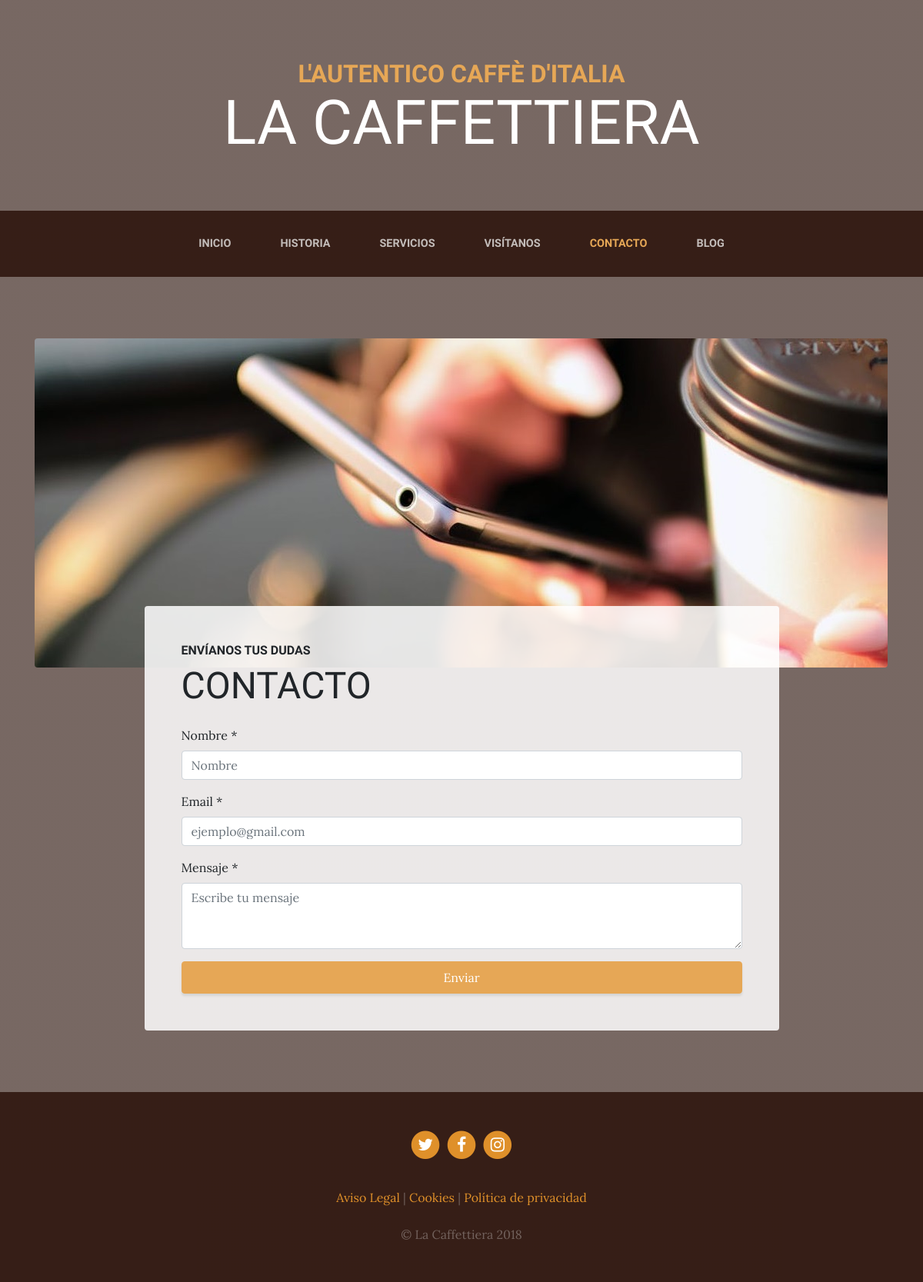
Page /contact/ on the committed database.
### pages/models.py (models this page shows, shortened)
class Page(models.Model):
    title = models.CharField(max_length=100)
    content = models.TextField()
    order = models.SmallIntegerField(default=0)
    created = models.DateTimeField(auto_now_add=True)
    updated = models.DateTimeField(auto_now=True)

### contact/views.py (the view, shortened to what this page needs)
# urls.py: path("", views.contact, name="contact"),
def contact(request):
    contact_form = ContactForm()
    return render(request,"contact/contact.html",{"form":contact_form})

### contact/forms.py
class ContactForm(forms.Form):
    name = forms.CharField(label="Nombre", required=True, widget=forms.TextInput(attrs={'class':'form-control',"placeholder":"Nombre"}), min_length=3, max_length=100)
    email = forms.EmailField(label="Email", required=True, widget=forms.EmailInput(attrs={'class':'form-control',"placeholder":"ejemplo@gmail.com"}), min_length=3, max_length=100)
    content = forms.CharField(label="Mensaje", required=True, widget=forms.Textarea(attrs={'class':'form-control',"rows": 3 ,"placeholder":"Escribe tu mensaje"}), min_length=3, max_length=100)

### pages/templatetags/pages_extras.py (called while the page is built)
@register.simple_tag
def get_page_list():
    pages = Page.objects.all()
    return pages

### social/processors.py (called while the page is built)
def context_dict(request):
    ctx = {}
    links = Link.objects.all()
    for link in links:
        ctx[link.key] = link.url
    return ctx

### contact/templates/contact/contact.html (shortened to what this page needs)
{% extends 'core/base.html' %}
{% load static %}
{% block content %}
<section class="page-section about-heading">
  <div class="container">
    <img class="img-fluid rounded about-heading-img mb-3 mb-lg-0" src="{% static 'core/img/contact.jpg' %}" alt="">
    <div class="about-heading-content">
      <div class="row">
        <div class="col-xl-9 col-lg-10 mx-auto">
          <div class="bg-faded rounded p-5">
            <h2 class="section-heading mb-4">
              <span class="section-heading-upper">Envíanos tus dudas</span>
              <span class="section-heading-lower">Contacto</span>
            </h2>
              <form action="" method="POST">
                <div class="form-group">
                    <label>Nombre *</label>
                    <div class="input-group">
                        {{form.name}}
                    </div>
                </div>
                <div class="form-group">
                    <label>Email *</label>
                    <div class="input-group">
                        {{form.email}}
                    </div>
                </div>
                <div class="form-group">
                    <label>Mensaje *</label>
                    <div class="input-group">
                        {{form.content}}
                    </div>
                </div>
                <div class="text-center">
                    <input type="submit" class="btn btn-primary btn-block py-2" value="Enviar">
                </div>
            </form>
          </div>
        </div>
      </div>
    </div>
  </div>
</section>
{% endblock %}

### core/templates/core/base.html (shortened to what this page needs)
<!DOCTYPE html>
<html lang="es">
  <head>
    {% load static %}
    <link href="{% static 'core/vendor/bootstrap/css/bootstrap.min.css' %}" rel="stylesheet">
    <link href="{% static 'core/vendor/font-awesome/css/font-awesome.min.css' %}" rel="stylesheet" type="text/css">
    <link href="{% static 'core/css/business-casual.css' %}" rel="stylesheet">
  </head>
  <body>
    <h1 class="site-heading text-center text-white d-none d-lg-block">
      <span class="site-heading-upper text-primary mb-3">L'autentico caffè d'italia</span>
      <span class="site-heading-lower">La Caffettiera</span>
    </h1>
    <nav class="navbar navbar-expand-lg navbar-dark py-lg-4" id="mainNav">
      <div class="container">
        <div class="collapse navbar-collapse" id="navbarResponsive">
          <ul class="navbar-nav mx-auto">
            <li class="nav-item px-lg-4 {% if request.path == '/' %}active{% endif %}">
              <a class="nav-link text-uppercase text-expanded" href="{% url 'home' %}">Inicio</a>
            </li>
            <li class="nav-item px-lg-4 {% if request.path == '/about/' %}active{% endif %}">
              <a class="nav-link text-uppercase text-expanded" href="{% url 'about' %}">Historia</a>
            </li>
            <li class="nav-item px-lg-4 {% if request.path == '/services/' %}active{% endif %}">
              <a class="nav-link text-uppercase text-expanded" href="{% url 'services' %}">Servicios</a>
            </li>
            <li class="nav-item px-lg-4 {% if request.path == '/store/' %}active{% endif %}">
              <a class="nav-link text-uppercase text-expanded" href="{% url 'store' %}">Visítanos</a>
            </li>
            <li class="nav-item px-lg-4 {% if request.path == '/contact/' %}active{% endif %}">
              <a class="nav-link text-uppercase text-expanded" href="{% url 'contact' %}">Contacto</a>
            </li>
            <li class="nav-item px-lg-4 {% if request.path|slice:':6' == '/blog/' %}active{% endif %}">
              <a class="nav-link text-uppercase text-expanded" href="{% url 'blog' %}">Blog</a>
            </li>
          </ul>
        </div>
      </div>
    </nav>
    {% block content %} {% endblock %}
    <footer class="footer text-faded text-center py-5">
      <div class="container">
        <p class="m-0">
          {% if LINK_TWITTER %}
	        <a href="{{LINK_TWITTER}}" class="link">
	          <span class="fa-stack fa-lg">
	            <i class="fa fa-circle fa-stack-2x"></i>
	            <i class="fa fa-twitter fa-stack-1x fa-inverse"></i>
	          </span>
	        </a>
          {% endif %}
          {% if LINK_FACEBOOK %}
	        <a href="{{LINK_FACEBOOK}}" class="link">
	          <span class="fa-stack fa-lg">
	            <i class="fa fa-circle fa-stack-2x"></i>
	            <i class="fa fa-facebook fa-stack-1x fa-inverse"></i>
	          </span>
	        </a>
          {% endif %}
          {% if LINK_INSTAGRAM %}
	        <a href="{{LINK_INSTAGRAM}}" class="link">
	          <span class="fa-stack fa-lg">
	            <i class="fa fa-circle fa-stack-2x"></i>
	            <i class="fa fa-instagram fa-stack-1x fa-inverse"></i>
	          </span>
	        </a>
          {% endif %}
	    </p>
        <p class="m-0 mbt">
          {% load pages_extras %}
          {% get_page_list as pages_list %}
          {% for page in pages_list %}
          <a href="{% url 'page' page.id page.title|slugify %}" class="link">{{page.title}}</a> {% if not forloop.last %}|{% endif %}
          {% endfor %}
		</p>
        <p class="m-0 mbt1">&copy; La Caffettiera 2018</p>
      </div>
	</footer>
  </body>
</html>

### core/static/core/css/business-casual.css (style rules this page uses)
body { font-family: 'Lora'; background: linear-gradient(rgba(47, 23, 15, 0.65), rgba(47, 23, 15, 0.65)), url("../img/bg.jpg"); background-attachment: fixed; background-position: center; background-size: cover; }
h1, h2, h3, h4, h5, h6 { font-family: 'Raleway'; }
p { line-height: 1.75; }
.text-faded { color: rgba(255, 255, 255, 0.3); }
.site-heading { margin-top: 5rem; margin-bottom: 5rem; text-transform: uppercase; line-height: 1; font-family: 'Raleway'; }
.site-heading .site-heading-upper { display: block; font-size: 2rem; font-weight: 800; }
.site-heading .site-heading-lower { font-size: 5rem; font-weight: 100; line-height: 4rem; }
.page-section { margin-top: 5rem; margin-bottom: 5rem; }
.section-heading { text-transform: uppercase; }
.section-heading .section-heading-upper { display: block; font-size: 1rem; font-weight: 800; padding-bottom:.5rem; }
.section-heading .section-heading-lower { display: block; font-size: 3rem; font-weight: 100; }
.bg-faded { background-color: rgba(255, 255, 255, 0.85); }
#mainNav { background-color: rgba(47, 23, 15, 0.9); font-family: 'Raleway'; }
#mainNav .navbar-nav .nav-item .nav-link { color: rgba(255, 255, 255, 0.7); font-weight: 800; }
#mainNav .navbar-nav .nav-item.active .nav-link { color: #e6a756; }
@media (min-width: 992px) { #mainNav .navbar-nav .nav-item .nav-link { font-size: 0.9rem; } }
@media (min-width: 992px) { .about-heading .about-heading-img { position: relative; z-index: 0; } }
@media (min-width: 992px) { .about-heading .about-heading-content { margin-top: -5rem; position: relative; z-index: 1; } }
.footer { background-color: rgba(47, 23, 15, 0.9); }
.text-primary { color: #e6a756 !important; }
.btn { box-shadow: 0px 3px 3px 0px rgba(33, 37, 41, 0.1); }
.btn-primary { background-color: #e6a756; border-color: #e6a756; }
.mbt { padding-top: 2rem; }
.mbt1 { padding-top: 1.25rem; }
a.link { color: #df902a; }

### rows in the picture
Page: title "Aviso Legal"
Page: title "Cookies"
Page: title "Política de privacidad"
